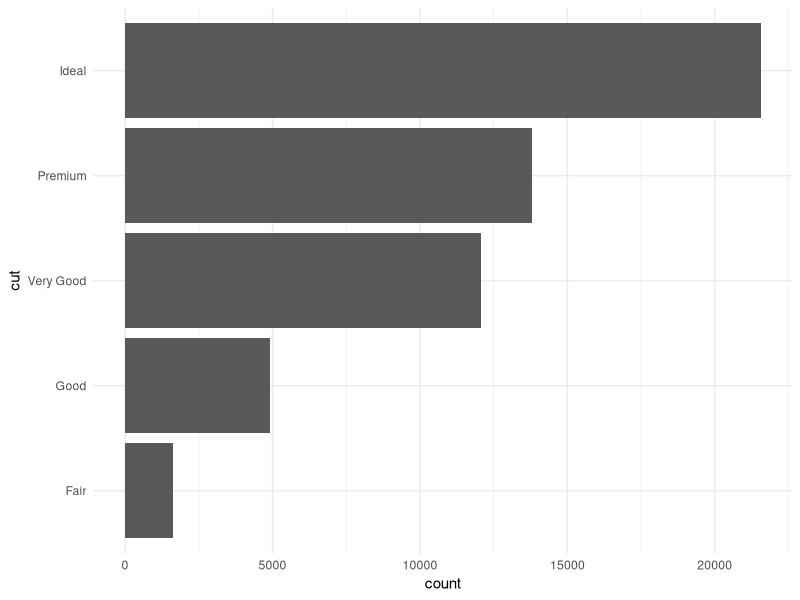
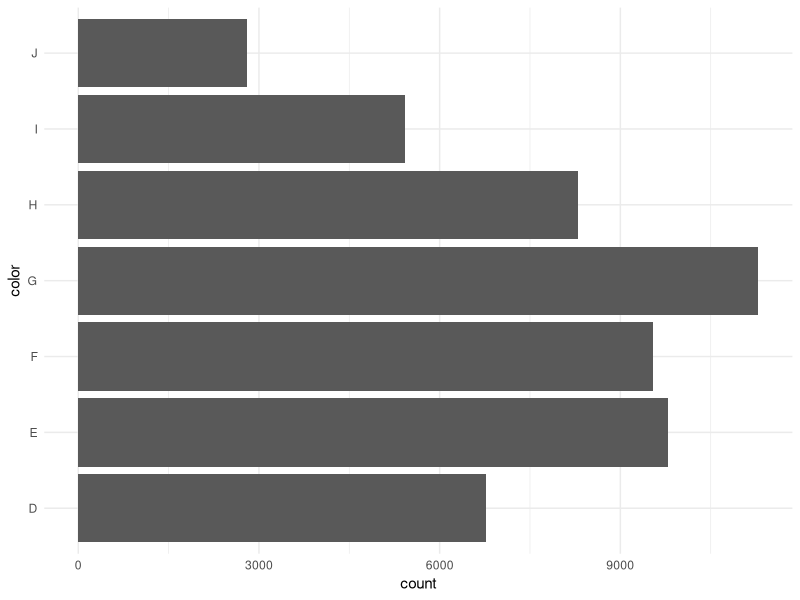
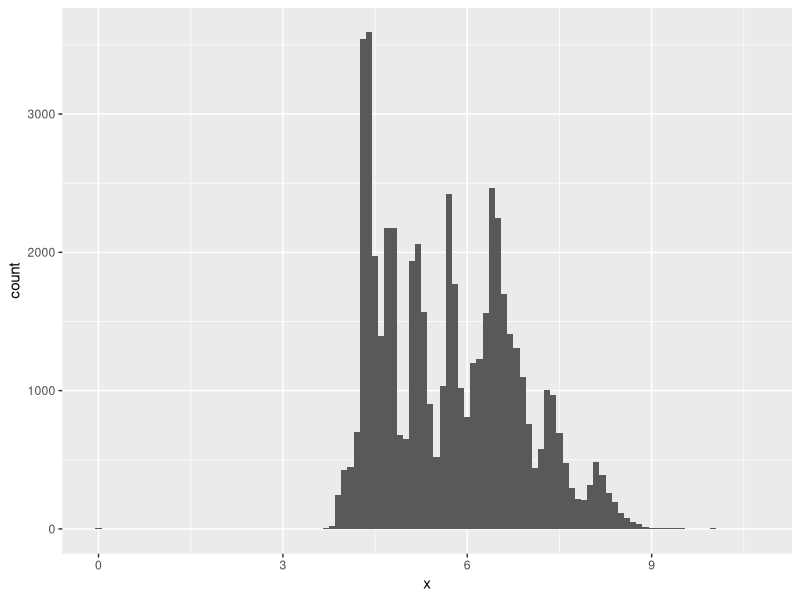
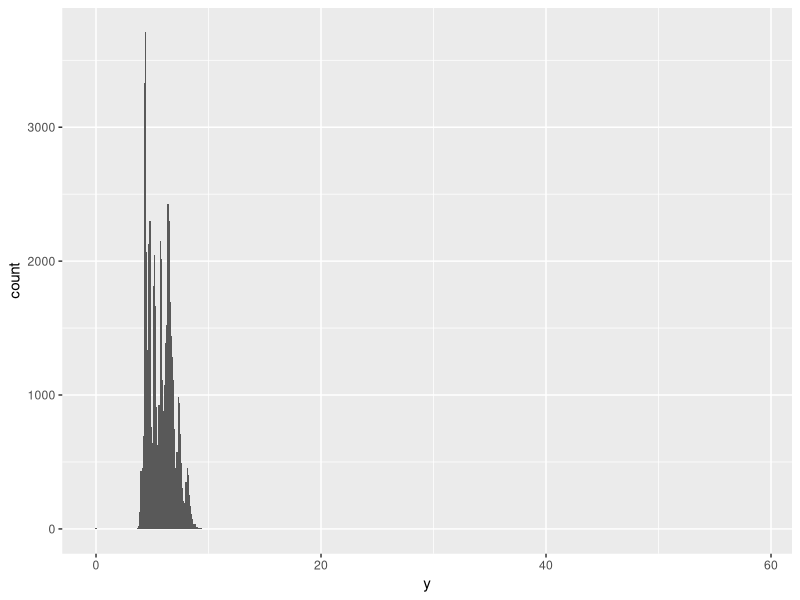

Here is the R script that generated these plots, in order:
## ---- chunk 1
#| echo: false

library(dplyr)
library(tidyverse)
## ---- chunk 2
data <- data.frame(id = rep(letters[8 :10], each = 2), 
                   a = seq(5 ,10), b = seq(1,6), 
                   c = seq(32,37), d = seq(19,24))

new_data <- data %>%
  mutate(new_a = 0.837636 * a, 
         new_b = 0.837636 * b,
         new_c = 0.837236 * c,
         new_d = 0.837636 * d)


myfirstfunction <- function(x){0.837636 * x}

data %>%
  mutate(new_a = myfirstfunction(a), 
         new_b = myfirstfunction(b),
         new_c = myfirstfunction(c),
         new_d = myfirstfunction(d))

data %>%
  mutate(across(a :d, myfirstfunction))

logic_multiply <- function(x){ifelse( x %% 2 == 0, x*2,x)}

data %>%
  mutate(across(a : d , logic_multiply))


## ---- chunk 3
weird_multiply <- function(x){1.77364 * x}
data %>%
  mutate(across(a :d, weird_multiply))

weird_exponent <- function(x){x ^ 0.5}
data %>%
  mutate(across(a :d, weird_exponent))

multiply_2 <- function(x){ifelse( x > 10, x*2, x)}
data %>%
  mutate(across(a : d, multiply_2))

multiply_2or3 <- function(x){ifelse( x > 20, x*2, x*3)}
data %>%
  mutate(across(a : d, multiply_2or3))
## ---- chunk 4
my_eda_function <- function(dataframe, variable) {
  dataframe %>%
    summarize(
      count = n(),
      minimum_value = min({{ variable}}, na.rm = TRUE),
      maximum_value = max({{ variable}}, na.rm = TRUE),
      range = max({{ variable}}, na.rm = TRUE) - min({{ variable}}, na.rm = TRUE)
    )
}

data_CW = ChickWeight
var = ChickWeight$weight
my_eda_function(data_CW, var)

grouped_mean <- function(dataframe, group_var, mean_var) {
  dataframe %>%
    group_by({{group_var}}) %>%
    summarize(mean({{mean_var}}))
  }
grouped_mean(ChickWeight, ChickWeight$Diet, ChickWeight$weight)
## ---- chunk 5

diamonds_sorted_bars <- function(dataframe, variable) {
  dataframe %>% 
    ggplot(aes(y = {{ variable }})) +
    geom_bar() +
    theme_minimal()
}

diamonds %>%
  diamonds_sorted_bars(cut)
diamonds %>%
  diamonds_sorted_bars(color)


diamond_histogram_function <- function(data, variable, binwidth){
  data %>%
    ggplot(aes(x = {{variable}})) +
    geom_histogram(binwidth = binwidth)
}

diamond_histogram_function(diamonds, x, 0.1)
diamond_histogram_function(diamonds, y, 0.1)

